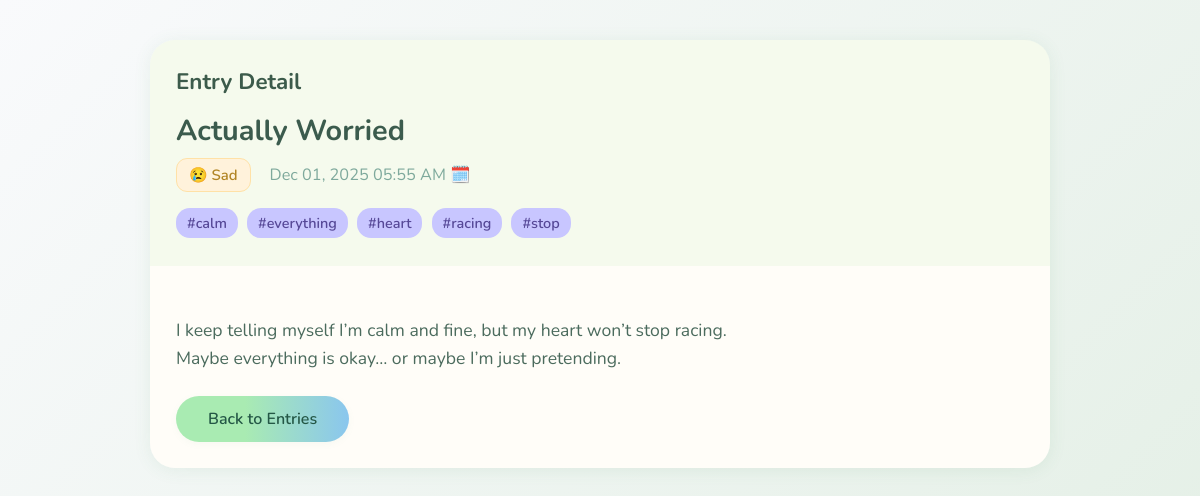
Screenshot of /entry/32 (signed in) with the database file from the repository.
### app.py (models this page shows)
class Entry(db.Model):
    id = db.Column(db.Integer, primary_key=True)
    title = db.Column(db.String(150), nullable=False, default="")
    text = db.Column(db.Text, nullable=False)
    tags = db.Column(db.String(200), nullable=True)
    mood = db.Column(db.String(50), nullable=True)
    date_created = db.Column(db.DateTime, default=datetime.utcnow)
    user_id = db.Column(db.Integer, db.ForeignKey('user.id'), nullable=False)

### app.py (the view)
@app.route('/entry/<int:entry_id>')
def view_entry(entry_id):
    if 'user_id' not in session:
        return redirect(url_for('login'))
    entry = Entry.query.get_or_404(entry_id)
    if entry.user_id != session['user_id']:
        flash('Unauthorized access.', 'danger')
        return redirect(url_for('view_entries'))
    from_search = request.args.get('from_search') == '1'
    search_params = {
        'keyword':   request.args.get('keyword', ''),
        'tags':      request.args.get('tags', ''),
        'mood':      request.args.get('mood', 'all'),
        'date_from': request.args.get('date_from', ''),
        'date_to':   request.args.get('date_to', ''),
        'page':      request.args.get('page', 1),
    }
    return render_template(
        'single_entry.html',     # ⚠️ 保持文件名 single_entry.html
        entry=entry,
        from_search=from_search,
        search_params=search_params
    )

### templates/single_entry.html (shortened to what this page needs)
<!DOCTYPE html>
<html lang="en">
<head>
</head>
<body>
<div class="page-wrapper">
    <div class="entry-card">
        <div class="entry-top">
            <div class="page-title">Entry Detail</div>
            <div class="entry-title">{{ entry.title }}</div>
            <div class="meta-row">
                {% if entry.mood == 'joyful' %}
                    <span class="badge mood-badge">😀 Joyful</span>
                {% elif entry.mood == 'sad' %}
                    <span class="badge mood-badge">😢 Sad</span>
                {% elif entry.mood == 'angry' %}
                    <span class="badge mood-badge">😡 Angry</span>
                {% elif entry.mood == 'fearful' %}
                    <span class="badge mood-badge">😨 Fearful</span>
                {% elif entry.mood == 'excited' %}
                    <span class="badge mood-badge">🤩 Excited</span>
                {% elif entry.mood == 'calm' %}
                    <span class="badge mood-badge">😐 Calm</span>
                {% else %}
                    <span class="badge mood-badge">⚪ Neutral</span>
                {% endif %}
                <span class="date-text">
                    {{ entry.date_created.strftime('%b %d, %Y %I:%M %p') }} 🗓️
                </span>
            </div>
            {% if entry.tags %}
            <div class="tags-row">
                {% for tag in entry.tags.split(',') %}
                    {% set clean_tag = tag.strip().lstrip('#') %}
                    {% if clean_tag %}
                        <span class="badge tag-badge">#{{ clean_tag }}</span>
                    {% endif %}
                {% endfor %}
            </div>
            {% endif %}
        </div>
        <div class="entry-bottom">
            <div class="entry-text">
                {{ entry.text }}
            </div>
            <div class="actions">
                {% if from_search %}
    <a href="{{ url_for(
            'search_entries',
            keyword=search_params.keyword,
            tags=search_params.tags,
            mood=search_params.mood,
            date_from=search_params.date_from,
            date_to=search_params.date_to,
            page=search_params.page,
            from_search=1
        ) }}" class="btn back-btn">
        Back to Search
    </a>
{% else %}
    <a href="{{ url_for('view_entries') }}" class="btn back-btn">
        Back to Entries
    </a>
{% endif %}
            </div>
        </div>
    </div>
</div>
</body>
</html>

### templates/single_entry.html (style rules this page uses)
body { background: linear-gradient(135deg, #f9fafc 0%, #e5f0e7 100%); font-family: 'Nunito', 'Segoe UI', sans-serif; margin: 0; }
.page-wrapper { max-width: 900px; margin: 40px auto; padding: 0 18px 40px 18px; }
.entry-card { border-radius: 25px; box-shadow: 0 2px 18px 0 rgba(70,140,90,0.09); overflow: hidden; }
.entry-top { background: #f5faed; padding: 26px 26px 20px 26px; }
.page-title { font-weight: 700; font-size: 1.4rem; color: #3c5b4b; margin-bottom: 14px; }
.entry-title { font-size: 1.8rem; font-weight: 700; color: #3b5b4d; margin-bottom: 6px; }
.meta-row { display: flex; flex-wrap: wrap; gap: 14px; align-items: center; margin-bottom: 12px; }
.date-text { color: #7ea99c; font-size: 1.02rem; }
.badge { display: inline-block; padding: 6px 12px; border-radius: 11px; font-size: 0.93rem; margin: 2px 5px 2px 0; }
.badge.mood-badge { background: #fff2db; color: #b18424; border: 1.5px solid #ffe1a7; font-weight: 600; }
.badge.tag-badge { background: #c8c6ff; color: #564897; font-size: 0.9rem; font-weight: 600; border-radius: 14px; padding: 5px 11px; }
.tags-row { margin-bottom: 6px; }
.entry-bottom { background: #fffdf8; padding: 22px 26px 26px 26px; }
.entry-text { font-size: 1.1rem; color: #4b6b5d; white-space: pre-line; word-break: break-word; line-height: 1.6; }
.actions { margin-top: 24px; }
.btn { background: linear-gradient(90deg, #a9ebb2 40%, #8ac6ee 100%); border: none; color: #245746; font-weight: 600; font-size: 1rem; padding: 12px 32px; border-radius: 27px; text-decoration: none; display: inline-block; box-shadow: 0 2px 7px 0 rgba(120,170,130,0.06); cursor: pointer; transition: background 0.2s, color 0.2s; }

### rows the page displays
Entry: title "Actually Worried", date_created "Dec 01, 2025 05:55 AM", text "I keep telling myself I’m calm and fine, but my heart won’t stop racing. Maybe everything is okay… or maybe I’m just pretending."

### other values shown
{{ clean_tag }} "calm" "everything" "heart" "racing" "stop"
